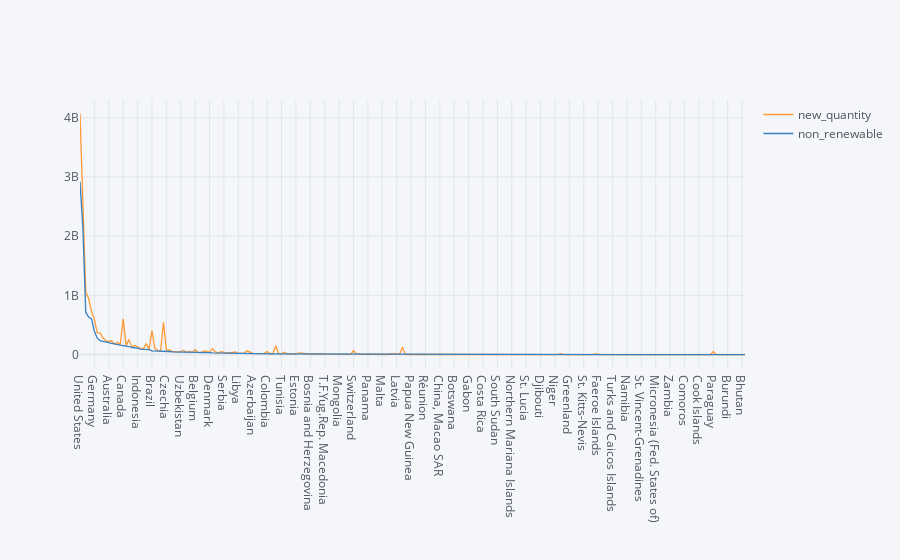

Notebook source saved alongside this figure:
### Code cell
#  ranking of all countries - electricity consumption non-renewable sources (20 years of production)
rank_all_non_r = df.groupby(['country_or_area']).agg({'new_quantity':'mean','non_renewable':'mean'})
rank_all_non_r.sort_values('non_renewable',ascending = False, inplace = True)
rank_all_non_r.iplot();

### Figure 1 — Plotly figure (JSON) as saved in the notebook; plotly's stock layout.template omitted (floating-point values rounded to 4 significant figures; data arrays with more than 128 entries replaced by an {"elided": "..."} marker saying what was removed)
{"data": [{"line": {"color": "rgba(255, 153, 51, 1.0)", "dash": "solid", "shape": "linear", "width": 1.3}, "mode": "lines", "name": "new_quantity", "text": "", "type": "scatter", "x": {"elided": "232 str values"}, "y": {"elided": "232 float values"}}, {"line": {"color": "rgba(55, 128, 191, 1.0)", "dash": "solid", "shape": "linear", "width": 1.3}, "mode": "lines", "name": "non_renewable", "text": "", "type": "scatter", "x": {"elided": "232 str values"}, "y": {"elided": "232 float values"}}], "layout": {"legend": {"bgcolor": "#F5F6F9", "font": {"color": "#4D5663"}}, "paper_bgcolor": "#F5F6F9", "plot_bgcolor": "#F5F6F9", "title": {"font": {"color": "#4D5663"}}, "xaxis": {"gridcolor": "#E1E5ED", "showgrid": true, "tickfont": {"color": "#4D5663"}, "title": {"font": {"color": "#4D5663"}, "text": ""}, "zerolinecolor": "#E1E5ED"}, "yaxis": {"gridcolor": "#E1E5ED", "showgrid": true, "tickfont": {"color": "#4D5663"}, "title": {"font": {"color": "#4D5663"}, "text": ""}, "zerolinecolor": "#E1E5ED"}}}
